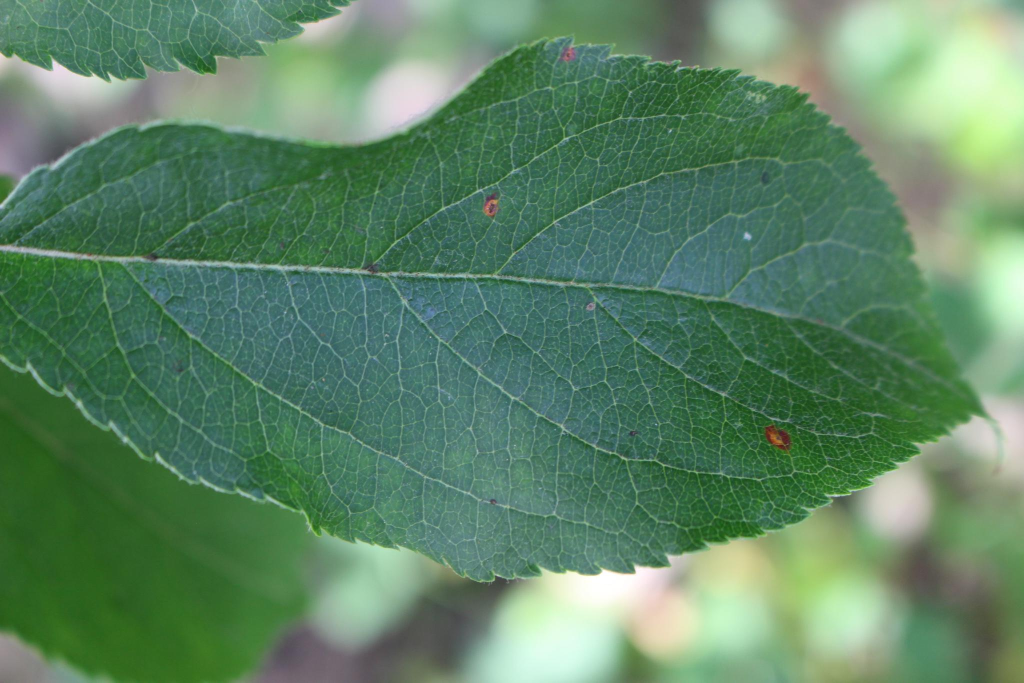
#> input picture sample_imgs/Test_10.jpg, 2048 x 1365 px (shown at 1/2 size); its folder holds 4 pictures in this run
$ python img_prosessing.py
#> lines starting #> are read from the running program, lines starting #| are printed output that depends on the picture; after the words box and inside, x2 and y2 are one past the last pixel; in counts of white or black regions, pixels touching at a corner belong together
import cv2
import numpy as np
import os
from pathlib import Path
#%% attempts
repo_dir = Path(".").absolute()
imgs_dir = repo_dir/"sample_imgs"

img_lst = os.listdir(imgs_dir)

img1_path = os.path.join(imgs_dir, img_lst[2])
img1 = cv2.imread(img1_path,1)
#> img1 is the input picture: shape (1365, 2048, 3); mean B, G, R 101.7, 132.6, 93.9

IMG_SIZE = 500
img1 = cv2.resize(img1, (IMG_SIZE, IMG_SIZE))
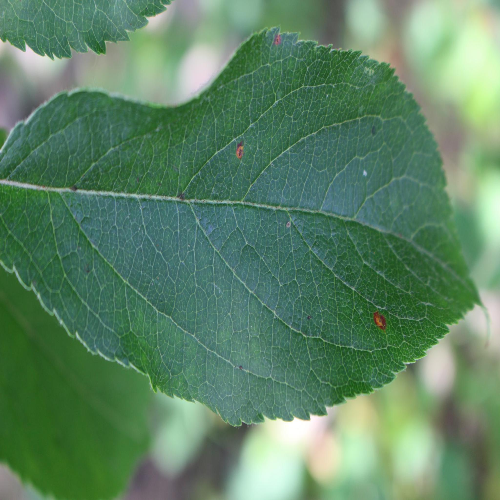
#> img1: shape (500, 500, 3); mean B, G, R 101.6, 132.5, 93.8

edges = cv2.Canny(img1,50,100)
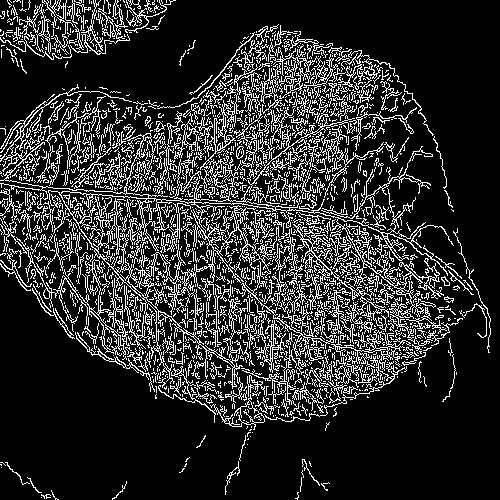
#> edges: shape (500, 500); 17.6% white in thin lines or dots
kernel = np.ones((5,5),np.uint8)
dilation = cv2.dilate(edges,kernel,iterations = 1)
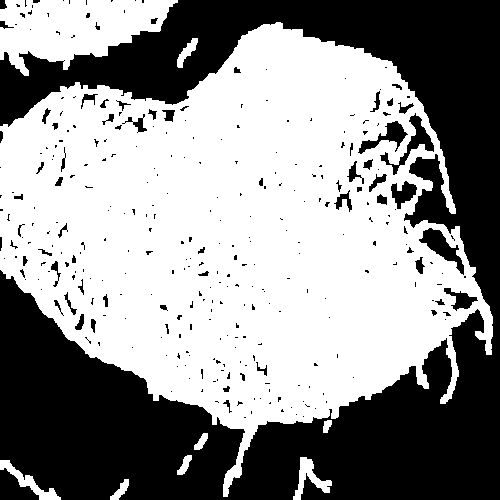
#> dilation: shape (500, 500); 57% white; 321 black regions (255 under 20 px)

contours, hierarchy = cv2.findContours(dilation,
                                       cv2.RETR_EXTERNAL,
                                       cv2.CHAIN_APPROX_NONE)
#> contours = 9 contours; largest, box (x1, y1, x2, y2) and area: (0, 22, 493, 497) 137454, (0, 0, 178, 76) 8196, (0, 460, 61, 500) 521, (293, 457, 332, 500) 520, (177, 38, 198, 68) 212
largest = max(contours, key = cv2.contourArea)
#> largest = contour of 2262 points, box (x1, y1, x2, y2) (0, 22, 493, 497), area 137454

color = cv2.cvtColor(dilation, cv2.COLOR_GRAY2BGR)
#> color: shape (500, 500, 3); 57% white; 321 black regions (255 under 20 px), largest, box (x1, y1, x2, y2) and area: (0, 0, 500, 500) 99976, (419, 228, 464, 275) 738, (0, 468, 39, 500) 727
cv2.drawContours(img1, largest, -1, (0, 0, 255), 3)
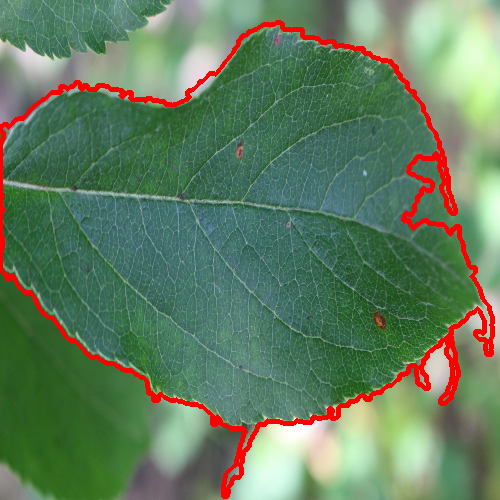
#> img1: shape (500, 500, 3); 4.23% of pixels changed, all inside (x1, y1, x2, y2) = (0, 20, 495, 499)

#    cv2.namedWindow("color", cv2.WINDOW_NORMAL)
#    cv2.imshow("original img", color)
cv2.namedWindow("original img", cv2.WINDOW_NORMAL)
cv2.imshow("original img", img1)


x = largest.max(axis = 0)[0][0]
#> x = 492
y = largest.max(axis = 0)[0][1]
#> y = 496

x = largest.min(axis = 0)[0][0]
#> x = 0
y = largest.min(axis = 0)[0][1]
#> y = 22

cv2.circle(color,(x,y),10,(0,0,255),-1)
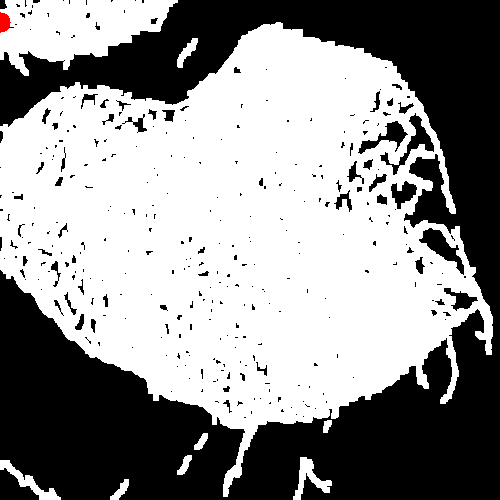
#> color: shape (500, 500, 3); mean B, G, R 145.3, 145.3, 145.5
cv2.imshow("dilation", color)

#%%
#> (the run stopped early here; a loop or call above may not have finished)
